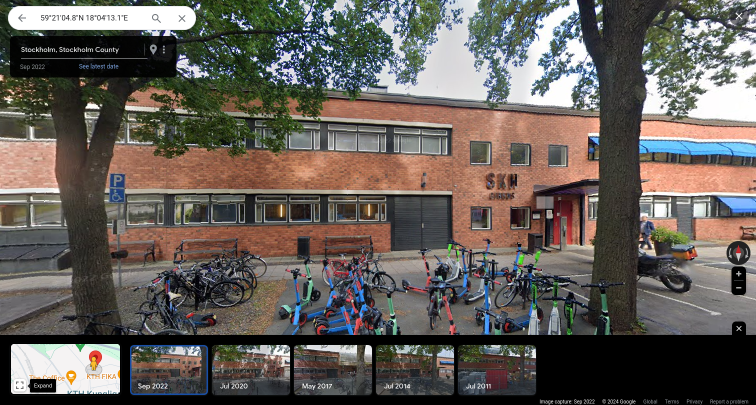
#> input picture image_preprocessing/example images/2041_0_0_September 2022_2024-01-06 19:01:18.855241.png, 1512 x 810 px (shown at 1/2 size)
$ jupyter execute crop_and_rescale_images.ipynb
#> lines starting #> are read from the running program, lines starting #| are printed output that depends on the picture
[cell 1]
import pandas as pd
from os import listdir
from PIL import Image
from pathlib import Path

[cell 2]
def crop_img_224x224(path, new_path):
    im = Image.open(fr'{path}')
#> im is the input picture: PIL image 1512x810 RGBA; mean R, G, B, A 101.3, 95.1, 89.5, 255

    if not im.size == (1512, 810):
        print(path, new_path)
        raise Exception('Image is wrong size')

    # Hardcoded values on where to crop given the output of the scraping function
    left = 0 + (390 + 201)
    right = 1512 - (50 + 201)
    top = 0
    bottom = 810 - 140
    box = (left, top, right, bottom)
    im.crop(box) \
        .convert('RGB') \
        .resize((224,224)) \
        .save(f'{new_path}')
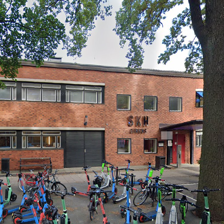
#> saved as 2041_0_0_September 2022_2024-01-06 19:01:18.855241.jpg: PIL image 224x224 RGB; mean R, G, B 116.3, 107.9, 104.1
    return
